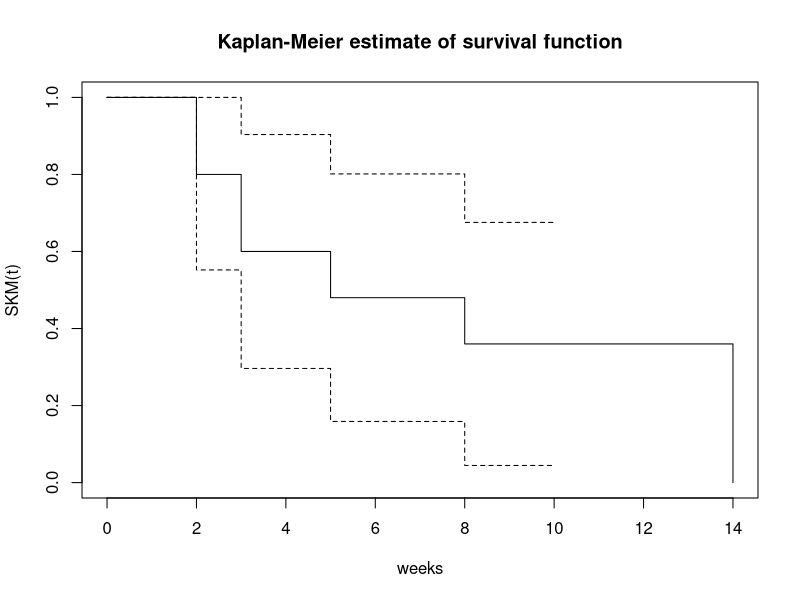
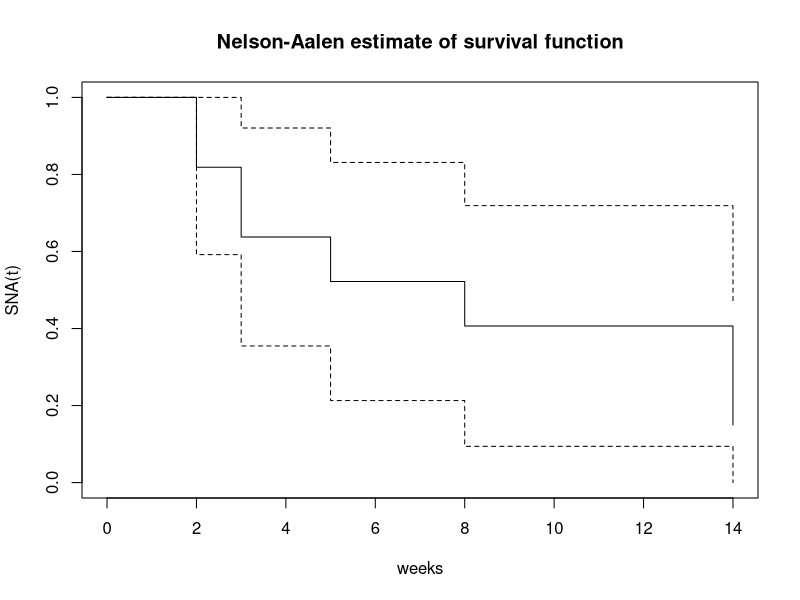

Source code (R) for these figures, in order:

# (i)
surv.data = read.csv("surv_table_7.1.csv")
surv.data


# (ii)
library(survival)

surv.data$event.time = surv.data$observation_end - surv.data$exposure_time
surv.data$event.code = ifelse(surv.data$reason == "D", 1, 0)

surv.obj = Surv(surv.data$event.time, surv.data$event.code)
surv.obj


# (iii)a)
fitkm = survfit(surv.obj ~ 1, conf.type = "plain")
summary(fitkm)

# b)
plot(fitkm,
     main = "Kaplan-Meier estimate of survival function",
     xlab = "weeks",
     ylab = "SKM(t)")


# (iv)
summary(fitkm)
summary(fitkm)$lower[3]
summary(fitkm)$upper[3]


# (v)a)

fitna = survfit(surv.obj ~ 1,  conf.type = "plain", stype = 2)
summary(fitna)

# b)
plot(fitna,
     main = "Nelson-Aalen estimate of survival function",
     xlab = "weeks",
     ylab = "SNA(t)")